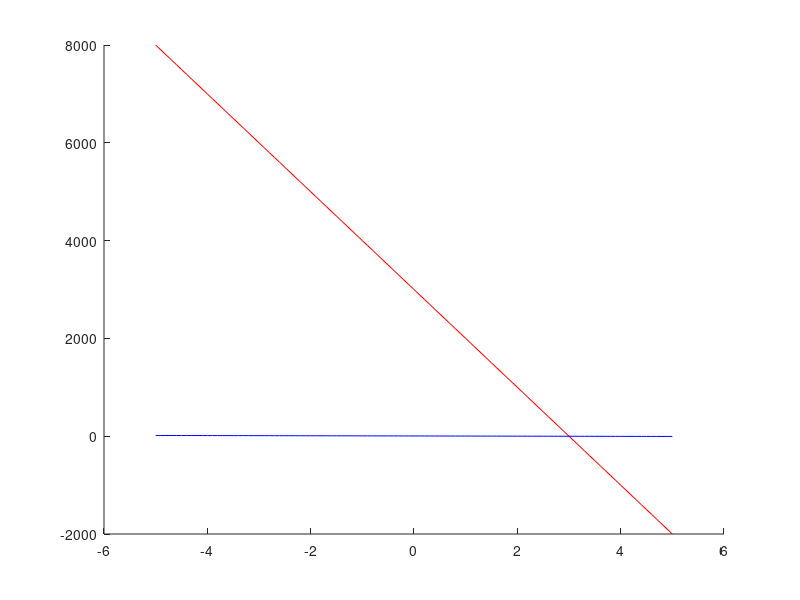
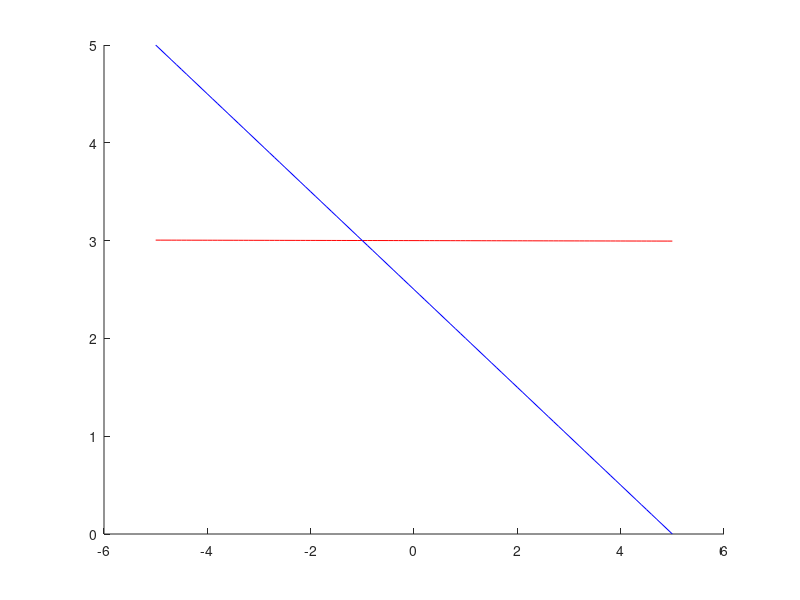

Recreate these plots in MATLAB, in order.
%% 
% ME 3001-001 , Tristan Hill, 6/9/2014, Summer 2014
%
% Systems of Simulataneous Linear Equations 
%
% Round off Error Examples
%% 
clear all
close all

xmin=-5;
xmax=5;
xstep=.1;

x=xmin:xstep:xmax;

y1=(3-x)/.001;

y2=5-2.*x;

figure(1); hold on
plot(x,y1,'r')
plot(x,y2,'b')

y1=3-.001.*x;
y2=(x-5)/-2;

figure(2); hold on
plot(x,y1,'r')
plot(x,y2,'b')
